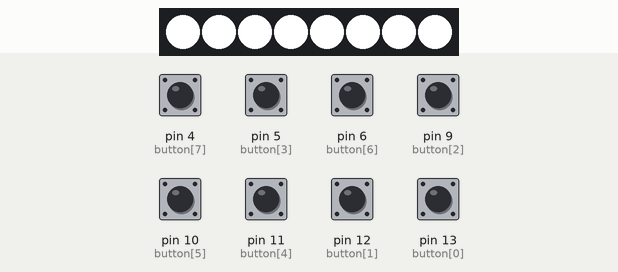
Simulated run of this sketch. Board: Arduino Leonardo, built with avr-gcc and run on an emulated ATmega32U4. Parts: 8 RGB LEDs in strip order, left to right. Inputs (shaded band) come from the test bench; at power-on: pin 4 (button[7]), pin 5 (button[3]), pin 6 (button[6]), pin 9 (button[2]), pin 10 (button[5]), pin 11 (button[4]), pin 12 (button[1]), pin 13 (button[0]) HIGH.

Above: at 1.2 s.
1.3 s: pin 4 (button[7]) pulled LOW for 0.15 s
At 1.41 s:
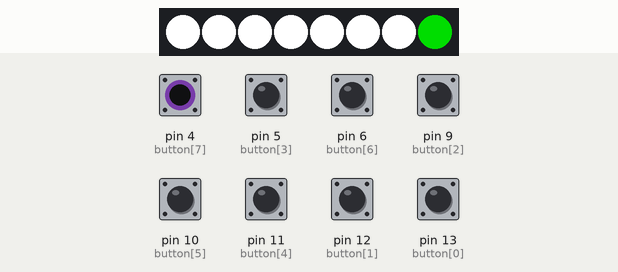
3.0 s: pin 5 (button[3]) pulled LOW for 0.15 s
At 3.12 s:
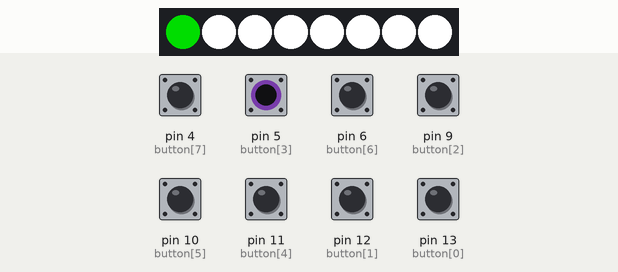
4.7 s: pin 6 (button[6]) pulled LOW for 0.15 s
At 4.83 s:
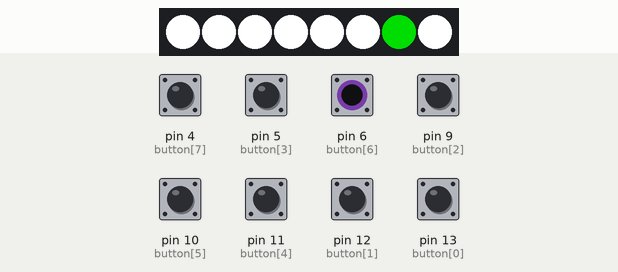
6.4 s: pin 9 (button[2]) pulled LOW for 0.15 s
At 6.54 s:
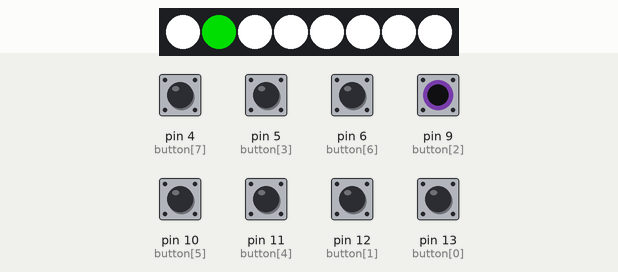
8.1 s: pin 10 (button[5]) pulled LOW for 0.15 s
At 8.21 s:
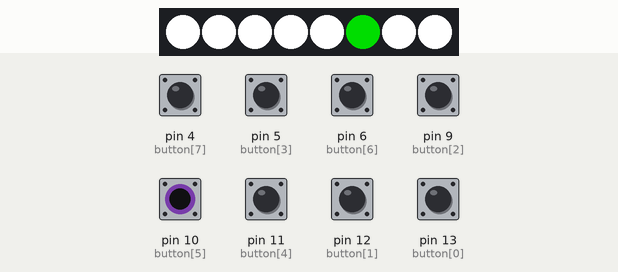
9.7 s: pin 11 (button[4]) pulled LOW for 0.15 s
At 9.87 s:
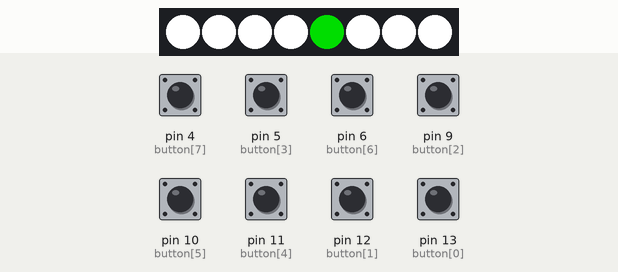
Timing chart, 0 to 12.4 s (numbered marks = the images above; inputs shaded):
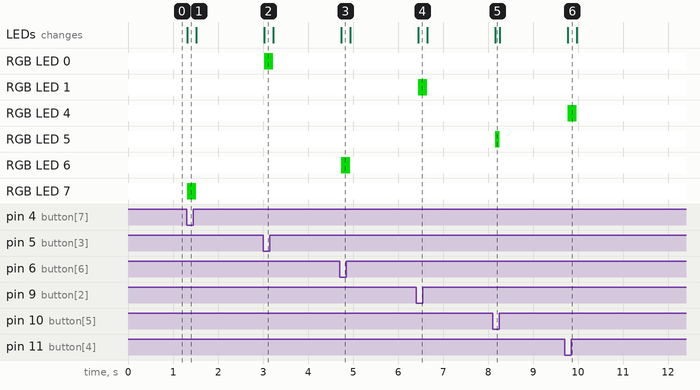

Measured:
- after the input at 1.3 s, RGB LED 7: RGB(255, 255, 255) → RGB(0, 150, 0) at once, → RGB(255, 255, 255) 0.20 s later; the LEDs: change at once (image 1)
- after the input at 3.0 s, RGB LED 0: RGB(255, 255, 255) → RGB(0, 150, 0) at once, → RGB(255, 255, 255) 0.20 s later; the LEDs: change at once (image 2)
- after the input at 4.7 s, RGB LED 6: RGB(255, 255, 255) → RGB(0, 150, 0) at once, → RGB(255, 255, 255) 0.20 s later; the LEDs: change at once (image 3)
- after the input at 6.4 s, RGB LED 1: RGB(255, 255, 255) → RGB(0, 150, 0) after 0.05 s, → RGB(255, 255, 255) 0.20 s later; the LEDs: change after 0.05 s (image 4)
- after the input at 8.1 s, RGB LED 5: RGB(255, 255, 255) → RGB(0, 150, 0) after 0.06 s, → RGB(255, 255, 255) 0.10 s later; the LEDs: change after 0.06 s (image 5)
- after the input at 9.7 s, RGB LED 4: RGB(255, 255, 255) → RGB(0, 150, 0) after 0.07 s, → RGB(255, 255, 255) 0.20 s later; the LEDs: change after 0.07 s (image 6)

The sketch:

ModZilla_MacroBoard_Example.ino
```cpp
#include "Keyboard.h"

#include <Adafruit_DotStar.h>
#include <SPI.h>         // COMMENT OUT THIS LINE FOR GEMMA OR TRINKET

#define NUMPIXELS 8 // Number of LEDs in strip

//LED CONTROL PINS
#define DATAPIN    32
#define CLOCKPIN   33

int button[8] = {13, 12, 9, 5, 11, 10, 6, 4}; //Top row left is Button 1, Bottom row right is Button 2
int buttonState[8] = {0, 0, 0, 0, 0, 0, 0, 0};

int bFlag = 9;

int LED[8] = {3, 2, 1, 0, 4, 5, 6, 7}; //Top row left is LED 1, Bottom row right is LED 8

//KEYBOARD BUTTONS, ADD MORE IF YOU LIKE
char ctrlKey = KEY_LEFT_CTRL;
char winKey = KEY_LEFT_GUI;
char shiftKey = KEY_LEFT_SHIFT;


Adafruit_DotStar strip = Adafruit_DotStar(
                           NUMPIXELS, DATAPIN, CLOCKPIN, DOTSTAR_BRG);


void setup() {


  strip.begin();
  strip.show();  // Turn all LEDs off ASAP

  for (int x = 0; x < 8; x++) {
    pinMode(button[x], INPUT_PULLUP);
    strip.setPixelColor(LED[x], strip.Color(75, 75, 75));

  }

  strip.show();

}


void loop() {
    for (int x = 0; x < 8; x++) {
      strip.setPixelColor(LED[x], strip.Color(255, 255, 255));
    }
    if (digitalRead(button[0]) == LOW) {
      Keyboard.press(ctrlKey);
      Keyboard.press('c');
      strip.setPixelColor(LED[0], strip.Color(0, 150, 0));
      strip.show();
      delay(100);
      Keyboard.releaseAll();
    }
    if (digitalRead(button[1]) == LOW) {
    Keyboard.press(ctrlKey);
      Keyboard.press('v');
      strip.setPixelColor(LED[1], strip.Color(0, 150, 0));
      strip.show();
      delay(100);
      Keyboard.releaseAll();
    }
    if (digitalRead(button[2]) == LOW) {
    Keyboard.press(ctrlKey);
      Keyboard.press('z');
      strip.setPixelColor(LED[2], strip.Color(0, 150, 0));
      strip.show();
      delay(100);
      Keyboard.releaseAll();
    }
    if (digitalRead(button[3]) == LOW) {
    Keyboard.press(ctrlKey);
      Keyboard.press('y');
      strip.setPixelColor(LED[3], strip.Color(0, 150, 0));
      strip.show();
      delay(100);
      Keyboard.releaseAll();
    }
    if (digitalRead(button[4]) == LOW) {
    Keyboard.press(winKey);
      Keyboard.press('m');
      strip.setPixelColor(LED[4], strip.Color(0, 150, 0));
      strip.show();
      delay(100);
      Keyboard.releaseAll();
    }
    if (digitalRead(button[5]) == LOW) {
      strip.setPixelColor(LED[5], strip.Color(0, 150, 0));
      strip.show();
    }
    if (digitalRead(button[6]) == LOW) {
      strip.setPixelColor(LED[6], strip.Color(0, 150, 0));
      strip.show();
    }
    if (digitalRead(button[7]) == LOW) {
    strip.setPixelColor(LED[7], strip.Color(0, 150, 0) );
    strip.show();
    }

  strip.show();
  delay(100);                        // Pause 20 milliseconds (~50 FPS)

}


void rainbowCycle(uint8_t wait) {
  uint16_t i, j;

  for(j=0; j<256*5; j++) { // 5 cycles of all colors on wheel
    for(i=0; i< strip.numPixels(); i++) {
      strip.setPixelColor(i, Wheel(((i * 256 / strip.numPixels()) + j) & 255));
    }
    strip.show();
    delay(wait);
  }
}

uint32_t Wheel(byte WheelPos) {
  WheelPos = 255 - WheelPos;
  if(WheelPos < 85) {
    return strip.Color(255 - WheelPos * 3, 0, WheelPos * 3);
  }
  if(WheelPos < 170) {
    WheelPos -= 85;
    return strip.Color(0, WheelPos * 3, 255 - WheelPos * 3);
  }
  WheelPos -= 170;
  return strip.Color(WheelPos * 3, 255 - WheelPos * 3, 0);
}
```
